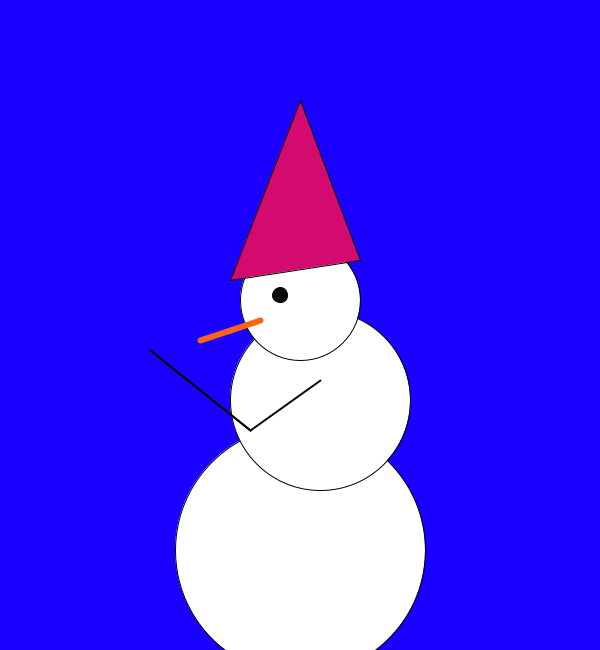
Frame 1 (no input)
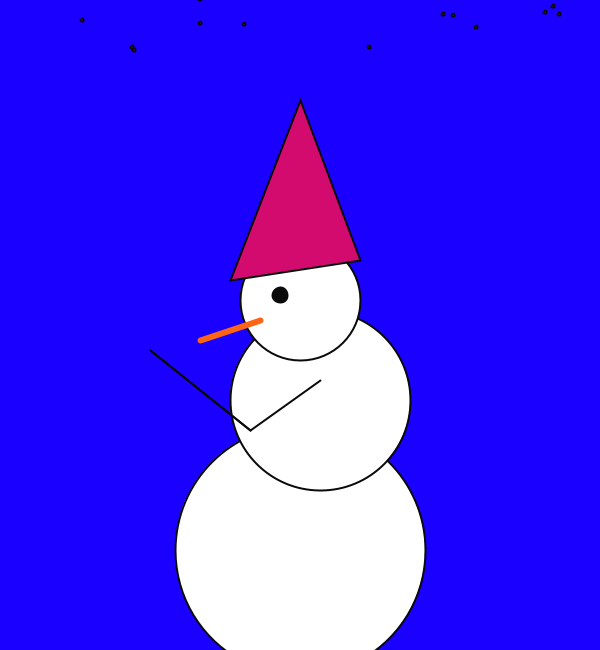
Frame 60 (the mouse pressed at the canvas centre just before this capture)
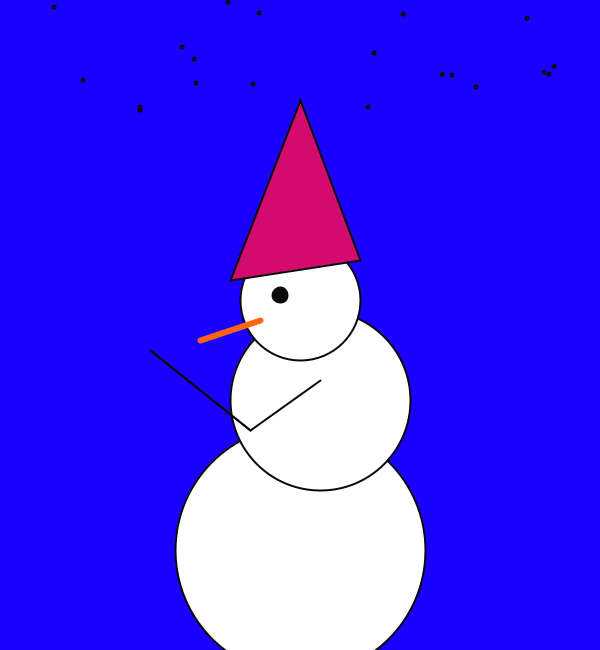
Frame 120 (the mouse held since frame 60 and released just before this capture)

The Processing sketch that drew these frames (run headless with seeded random() and noise(); from frame 60 on, the mouse is pressed at the canvas centre):

// Processing sketch: processing_34990
// ── processing_34990.pde

//Snjor
int[] xmengi = new int[100];
int[] ymengi = new int[100];
int haed = 0;


void setup() {
 size(600, 650);
 frameRate(30);
 for(int i=0; i<xmengi.length; i++) {
   xmengi[i] = int(random(width));
   ymengi[i] = int(random(height)) * -1;
 }
}
void draw() {
 background(25, 0, 255);
 fill(900,900,900);
 ellipse(300, 550, 250, 250);
 ellipse(320, 400, 180, 180);
ellipse(300, 300, 120, 120);

//Auga.
fill(10);
ellipse(280, 295, 15, 15);

//hattur
fill(211,11,111);
triangle(230, 280, 360, 260, 300, 100);

//Nef
stroke(400,100,20);
strokeWeight(6);
line(260, 320, 200, 340);


//hendi
stroke(10);
strokeWeight(2);
line(320, 380, 250, 430);
line(250, 430, 150, 350);
line(250, 430, 150, 350);
 for(int i=0; i<xmengi.length; i++) {
   ellipse(xmengi[i], ymengi[i], 3,3);
   xmengi[i] = xmengi[i] + int(random(3))-1;
   ymengi[i] = ymengi[i] + 1;
   if(ymengi[i] > height) {
     ymengi[i] = 4 * int(random(height)) * -1;
   }
 }

 for(int i=0; i<xmengi.length; i++) {
   if(distans(xmengi[i], ymengi[i], mouseX, mouseY) < 50) {
     xmengi[i] = xmengi[i] -2;
     ymengi[i] = ymengi[i] + int(random(9))-4;
   }
 }

fill(222, 0,0);
rect(xmengi[0], ymengi[0], 4,4);
noFill();

//println(distans(xmengi[0], ymengi[0], mouseX, mouseY));



}

//  a2 * b2 = c2
int distans(int x1, int y1, int x2, int y2) {
 int xbil, ybil, dis;
 xbil = x1 - x2;
 ybil = y1 - y2;

 xbil = xbil * xbil;
 ybil = ybil * ybil;

 dis = xbil + ybil;
 dis = int(sqrt(dis));

 return dis;
}
